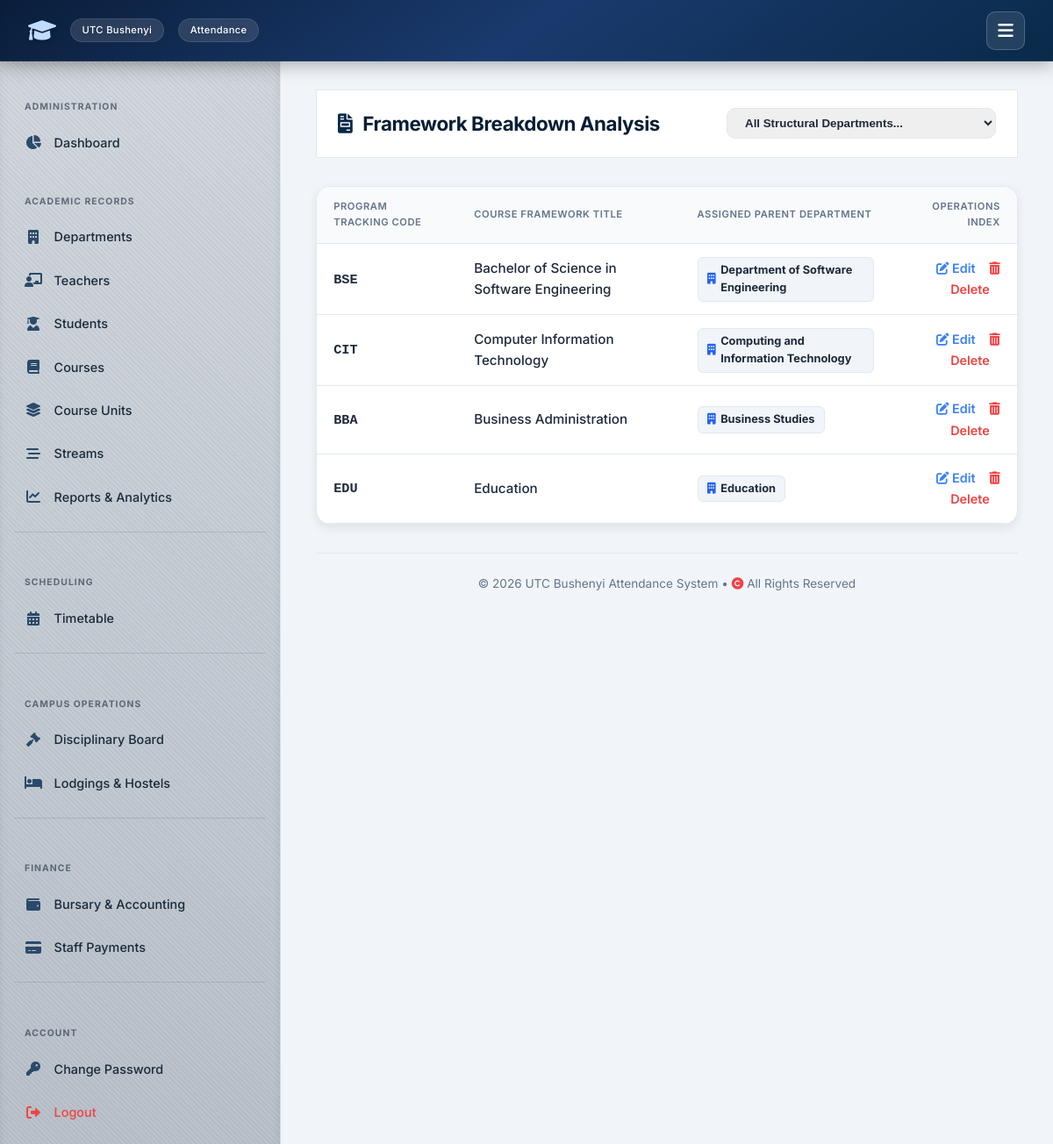
Page /departments/reports/ (signed in) on the committed database.
### attendance/models.py (models this page shows, shortened)
class Course(models.Model):
    code = models.CharField(max_length=20, primary_key=True)
    name = models.CharField(max_length=255)
    department = models.ForeignKey(Department, on_delete=models.SET_NULL, null=True, blank=True, related_name='courses')

class Department(models.Model):
    name = models.CharField(max_length=255, unique=True)

### attendance/views_admin.py (the view)
# urls.py: path('departments/reports/', views_admin.admin_report_page, name='admin_report_page'),
@login_required
def admin_report_page(request):
    if request.user.role != User.IS_ADMIN:
        return HttpResponse("Unauthorized", status=403)
    departments = Department.objects.all()
    selected_dept_id = request.GET.get('filter_dept')
    courses = Course.objects.select_related('department').all()
    if selected_dept_id:
        courses = courses.filter(department_id=selected_dept_id)
        try:
            selected_dept_id = int(selected_dept_id)  # Standardize type matching for UI template rules
        except ValueError:
            selected_dept_id = None
    return render(request, 'attendance/admin_report.html', {
        'departments': departments,
        'courses': courses,
        'selected_dept_id': selected_dept_id
    })

### templates/attendance/admin_report.html (shortened to what this page needs)
{% extends 'attendance/base.html' %}
{% block content %}
<div class="page-header-actions">
    <div>
        <h2 style="margin:0; font-size:1.4rem;"><i class="fas fa-file-invoice" style="color:var(--primary);"></i> Framework Breakdown Analysis</h2>
    </div>
    <div>
        <select id="reportDeptFilter" class="form-control-select" onchange="filterByDepartment(this.value)">
            <option value="">All Structural Departments...</option>
        </select>
    </div>
</div>
<div class="card" style="padding:0; overflow:hidden;">
    <table class="table">
        <thead>
            <tr>
                <th style="width:160px;">Program Tracking Code</th>
                <th>Course Framework Title</th>
                <th>Assigned Parent Department</th>
                <th style="text-align: right;">Operations Index</th>
            </tr>
        </thead>
        <tbody id="reportTableBody">
            {% for course in courses %}
            <tr data-dept-id="{{ course.department.pk|default:'' }}">
                <td><code style="font-size:0.95rem; font-weight:700; color:var(--text-main);">{{ course.code|default:"UNKNOWN" }}</code></td>
                <td style="font-weight:500;">{{ course.name }}</td>
                <td>
                    <span class="parent-course-badge">
                        <i class="fas fa-building" style="font-size:0.8rem; margin-right:0.35rem; color:#2563eb;"></i>
                        {{ course.department.name|default:"Unassigned" }}
                    </span>
                </td>
                <td style="text-align: right;">
                    <a href="{% url 'attendance:edit_course' course.code|default:'malformed_pk' %}" class="action-link edit">
                        <i class="fas fa-edit"></i> Edit
                    </a>
                    <a href="{% url 'attendance:delete_course' course.code|default:'malformed_pk' %}" class="action-link delete" onclick="return confirm('Drop this course program track entry from system tracking arrays?');">
                        <i class="fas fa-trash-alt"></i> Delete
                    </a>
                </td>
            </tr>
            {% endfor %}
        </tbody>
    </table>
</div>
{% endblock %}

### static/style.css (style rules this page uses)
:root { --primary: #0f3b3e; --primary-dark: #0c4e6d ; --primary-light: #e6f4f1; --secondary: #2c6e6b; --accent: #3b82f6; --success: #10b981; --success-light: #d1fae5; --danger: #ef4444; --danger-light: #fee2e2; --warning: #f59e0b; --warning-light: #fef3c7; --info: #3b82f6; --info-light: #dbeafe; --bg-main: #f1f5f9; --surface: #ffffff; --surface-hover: #f8fafc; --text-main: #0f172a; --text-muted: #64748b; --border: #e2e8f0; --shadow-sm: 0 1px 3px rgba(0,0,0,0.06); --shadow: 0 4px 12px rgba(0,0,0,0.08); --shadow-lg: 0 10px 30px rgba(0,0,0,0.12); --radius: 16px; --radius-sm: 10px; --transition: all 0.25s cubic-bezier(0.4, 0, 0.2, 1); --font: 'Inter', -apple-system, BlinkMacSystemFont, 'Segoe UI', Roboto, Helvetica, Arial, sans-serif; --nav-height: 70px; --sidebar-width: 320px; }
* { box-sizing: border-box; margin: 0; padding: 0; }
body { font-family: var(--font); background: var(--bg-main); color: var(--text-main); line-height: 1.6; min-height: 100vh; display: flex; flex-direction: column; }
a { text-decoration: none; color: inherit; }
.card { background: var(--surface); border-radius: var(--radius); padding: 2rem; box-shadow: var(--shadow); border: 1px solid var(--border); transition: var(--transition); }
h2 { font-size: 1.75rem; font-weight: 700; color: var(--primary-dark); margin-bottom: 1.5rem; letter-spacing: -0.02em; display: flex; align-items: center; gap: 0.75rem; }
h2 i { color: var(--secondary); }
table { width: 100%; border-collapse: collapse; font-size: 0.95rem; }
th, td { padding: 0.9rem 1.2rem; text-align: left; border-bottom: 1px solid var(--border); }
th { background: #f8fafc; font-weight: 600; color: var(--text-muted); text-transform: uppercase; font-size: 0.7rem; letter-spacing: 0.05em; }
tbody tr { transition: var(--transition); }

### templates/attendance/base.html (style rules this page uses)
:root { --primary: #0a2a4a; --primary-dark: #061e35; --primary-light: #e6eff9; --secondary: #1e3a6e; --accent: #3b82f6; --success: #3b82f6; --success-light: #dbeafe; --danger: #ef4444; --danger-light: #fee2e2; --warning: #f59e0b; --warning-light: #fef3c7; --info: #3b82f6; --info-light: #dbeafe; --bg-main: #f1f5f9; --surface: #ffffff; --surface-hover: #f8fafc; --text-main: #1e293b; --text-muted: #64748b; --border: #e2e8f0; --shadow-sm: 0 1px 3px rgba(0,0,0,0.06); --shadow: 0 4px 12px rgba(0,0,0,0.08); --shadow-lg: 0 10px 30px rgba(0,0,0,0.12); --radius: 16px; --radius-sm: 10px; --transition: all 0.25s cubic-bezier(0.4, 0, 0.2, 1); --font: 'Inter', -apple-system, BlinkMacSystemFont, 'Segoe UI', Roboto, Helvetica, Arial, sans-serif; --nav-height: 70px; --sidebar-width: 320px; }
* { box-sizing: border-box; margin: 0; padding: 0; }
body { font-family: var(--font); background: var(--bg-main); color: var(--text-main); line-height: 1.6; min-height: 100vh; display: flex; flex-direction: column; }
a { text-decoration: none; color: inherit; }
.card { background: var(--surface); border-radius: var(--radius); padding: 2rem; box-shadow: var(--shadow); border: 1px solid var(--border); transition: var(--transition); }
h2 { font-size: 1.75rem; font-weight: 700; color: var(--primary-dark); margin-bottom: 1.5rem; letter-spacing: -0.02em; display: flex; align-items: center; gap: 0.75rem; }
h2 i { color: var(--secondary); }
table { width: 100%; border-collapse: collapse; font-size: 0.95rem; }
th, td { padding: 0.9rem 1.2rem; text-align: left; border-bottom: 1px solid var(--border); }
th { background: #f8fafc; font-weight: 600; color: var(--text-muted); text-transform: uppercase; font-size: 0.7rem; letter-spacing: 0.05em; }

### templates/attendance/admin_report.html (style rules this page uses)
.page-header-actions { display: flex; justify-content: space-between; align-items: center; margin-bottom: 2rem; flex-wrap: wrap; gap: 1rem; background: #ffffff; padding: 1.25rem 1.5rem; border-radius: var(--radius-md); border: 1px solid var(--border); }
.parent-course-badge { display: inline-flex; align-items: center; padding: 0.25rem 0.65rem; border-radius: 6px; font-size: 0.8rem; font-weight: 700; background: #f1f5f9; border: 1px solid var(--border); color: var(--text-main); }
.form-control-select { padding: 0.5rem 1rem; border-radius: var(--radius-sm); border: 1px solid var(--border); font-weight: 600; color: var(--text-main); }
.action-link { font-size: 0.9rem; font-weight: 600; margin-right: 0.75rem; transition: var(--transition); text-decoration: none; }
.action-link.edit { color: var(--accent); }
.action-link.delete { color: var(--danger); }

### rows in the picture
Course: code "BSE", name "Bachelor of Science in Software Engineering", department.name "Department of Software Engineering"
Course: code "CIT", name "Computer Information Technology", department.name "Computing and Information Technology"
Course: code "BBA", name "Business Administration", department.name "Business Studies"
Course: code "EDU", name "Education", department.name "Education"
